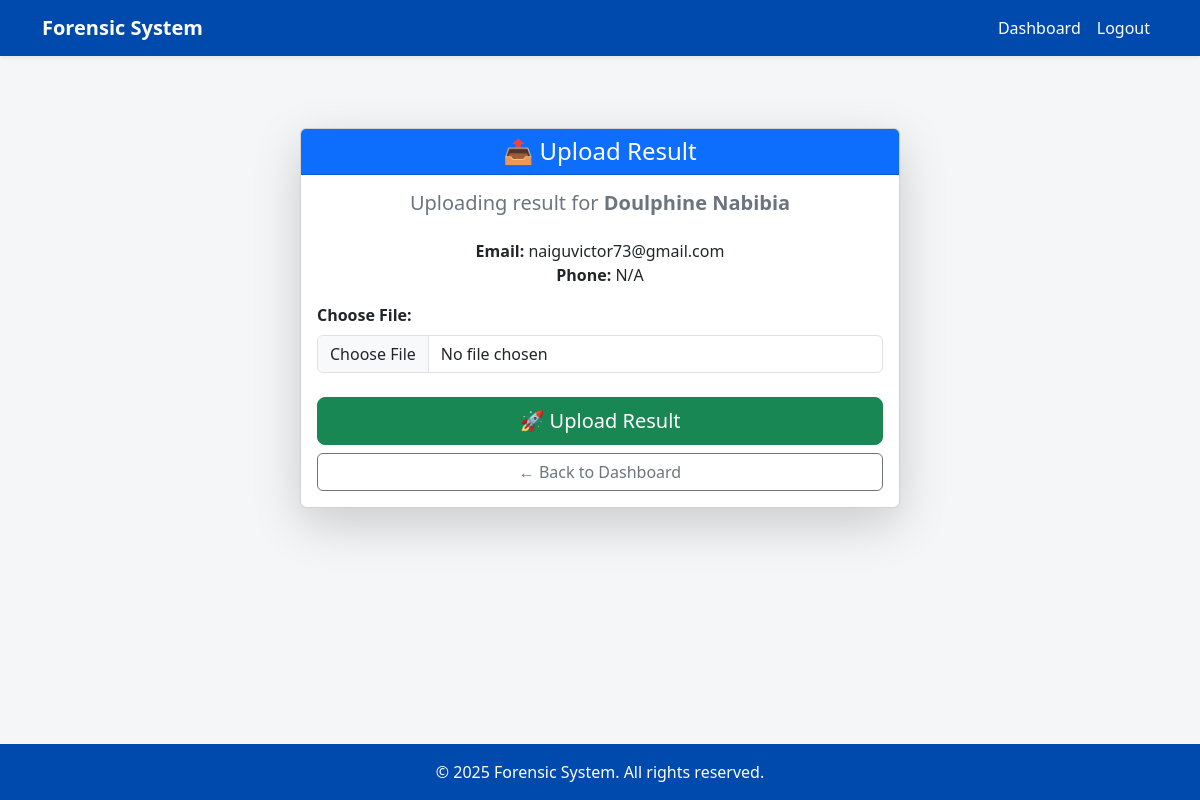
The app's page /upload_result/054a3334-a32c-4aea-98d5-90cca5f48dab (signed in) with its own data.
### app.py (models this page shows)
class User(db.Model):
    id = db.Column(db.String(36), primary_key=True, default=lambda: str(uuid.uuid4()))
    name = db.Column(db.String(100))
    email = db.Column(db.String(150), unique=True, nullable=False)
    phone = db.Column(db.String(30))
    password = db.Column(db.String(200), nullable=False)
    role = db.Column(db.String(20), nullable=False)  # patient, staff, admin
    created_at = db.Column(db.DateTime, default=datetime.utcnow)

### app.py (the view, shortened to what this page needs)
@app.route('/upload_result/<patient_id>', methods=['GET', 'POST'])
def upload_result_for_patient(patient_id):
    try:
        if 'user_id' not in session or session.get('role') not in ['staff', 'receptionist']:
            flash("Access denied", "danger")
            return redirect(url_for('login'))
        patient = User.query.get(patient_id)
        if not patient or patient.role != 'patient':
            flash("Invalid patient.", "warning")
            return redirect(url_for('dashboard'))
        return render_template('upload.html', patient=patient)
    except Exception as e:
        print(f"[UPLOAD ERROR] {e}")
        flash("An unexpected error occurred while uploading the result.", "danger")
        return redirect(url_for('dashboard'))

### templates/upload.html (shortened to what this page needs)
{% extends "base.html" %}
{% block content %}
<div class="container mt-5">
    <div class="card shadow-lg mx-auto" style="max-width: 600px;">
        <div class="card-header bg-primary text-white text-center">
            <h4 class="mb-0">📤 Upload Result</h4>
        </div>
        <div class="card-body">
            {% if patient %}
                <h5 class="text-center text-secondary mb-4">
                    Uploading result for <strong>{{ patient.name }}</strong>
                </h5>
                <p class="text-center mb-3">
                    <b>Email:</b> {{ patient.email }} <br>
                    <b>Phone:</b> {{ patient.phone or 'N/A' }}
                </p>
                <form action="{{ url_for('upload_result_for_patient', patient_id=patient.id) }}"
                      method="POST" enctype="multipart/form-data">
                    <div class="mb-3">
                        <label for="file" class="form-label fw-bold">Choose File:</label>
                        <input type="file" class="form-control" id="file" name="file" required>
                    </div>
                    <div class="d-grid gap-2 mt-4">
                        <button type="submit" class="btn btn-success btn-lg">
                            🚀 Upload Result
                        </button>
                        <a href="{{ url_for('dashboard') }}" class="btn btn-outline-secondary">
                            ← Back to Dashboard
                        </a>
                    </div>
                </form>
            {% else %}
                <div class="alert alert-warning text-center">
                    ⚠️ No patient selected. Please return to the dashboard.
                </div>
            {% endif %}
        </div>
    </div>
</div>
{% endblock %}

### templates/base.html (style rules this page uses)
body { background-color: #f4f6f8; font-family: 'Segoe UI', Tahoma, Geneva, Verdana, sans-serif; }

### records on screen
User: name "Doulphine Nabibia", email "naiguvictor73@gmail.com", phone "N/A"

### other values on screen
{{ current_year or "2025" }} "2025"
